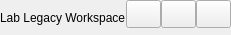
           <widget class="QFrame" name="contentTopBg">
            <property name="minimumSize">
             <size>
              <width>0</width>
              <height>35</height>
             </size>
            </property>
            <property name="maximumSize">
             <size>
              <width>16777215</width>
              <height>35</height>
             </size>
            </property>
            <property name="frameShape">
             <enum>QFrame::NoFrame</enum>
            </property>
            <property name="frameShadow">
             <enum>QFrame::Raised</enum>
            </property>
            <layout class="QHBoxLayout" name="horizontalLayout_5">
             <property name="spacing">
              <number>0</number>
             </property>
             <property name="leftMargin">
              <number>0</number>
             </property>
             <property name="topMargin">
              <number>0</number>
             </property>
             <property name="rightMargin">
              <number>0</number>
             </property>
             <property name="bottomMargin">
              <number>0</number>
             </property>
             <item>
              <widget class="QFrame" name="titleGripFrame">
               <property name="sizePolicy">
                <sizepolicy hsizetype="Expanding" vsizetype="Preferred">
                 <horstretch>0</horstretch>
                 <verstretch>0</verstretch>
                </sizepolicy>
               </property>
               <property name="frameShape">
                <enum>QFrame::NoFrame</enum>
               </property>
               <property name="frameShadow">
                <enum>QFrame::Raised</enum>
               </property>
               <layout class="QHBoxLayout" name="horizontalLayout_4">
                <property name="spacing">
                 <number>0</number>
                </property>
                <property name="leftMargin">
                 <number>0</number>
                </property>
                <property name="topMargin">
                 <number>0</number>
                </property>
                <property name="rightMargin">
                 <number>0</number>
                </property>
                <property name="bottomMargin">
                 <number>0</number>
                </property>
                <item>
                 <widget class="QLabel" name="titleRightInfo">
                  <property name="text">
                   <string>Lab Legacy Workspace</string>
                  </property>
                 </widget>
                </item>
               </layout>
              </widget>
             </item>
             <item alignment="Qt::AlignTop">
              <widget class="QFrame" name="rightButtons">
               <property name="frameShape">
                <enum>QFrame::NoFrame</enum>
               </property>
               <property name="frameShadow">
                <enum>QFrame::Raised</enum>
               </property>
               <layout class="QHBoxLayout" name="horizontalLayout_3">
                <property name="spacing">
                 <number>0</number>
                </property>
                <property name="leftMargin">
                 <number>0</number>
                </property>
                <property name="topMargin">
                 <number>0</number>
                </property>
                <property name="rightMargin">
                 <number>0</number>
                </property>
                <property name="bottomMargin">
                 <number>0</number>
                </property>
                <item>
                 <widget class="QPushButton" name="minimizeAppBtn">
                  <property name="minimumSize">
                   <size>
                    <width>35</width>
                    <height>28</height>
                   </size>
                  </property>
                  <property name="maximumSize">
                   <size>
                    <width>35</width>
                    <height>28</height>
                   </size>
                  </property>
                  <property name="cursor">
                   <cursorShape>PointingHandCursor</cursorShape>
                  </property>
                  <property name="text">
                   <string/>
                  </property>
                  <property name="icon">
                   <iconset resource="../resources/resources.qrc">
                    <normaloff>:/icons/icons/cil-minimise.png</normaloff>:/icons/icons/cil-minimise.png</iconset>
                  </property>
                 </widget>
                </item>
                <item>
                 <widget class="QPushButton" name="maximizeRestoreAppBtn">
                  <property name="minimumSize">
                   <size>
                    <width>35</width>
                    <height>28</height>
                   </size>
                  </property>
                  <property name="maximumSize">
                   <size>
                    <width>35</width>
                    <height>28</height>
                   </size>
                  </property>
                  <property name="cursor">
                   <cursorShape>PointingHandCursor</cursorShape>
                  </property>
                  <property name="text">
                   <string/>
                  </property>
                  <property name="icon">
                   <iconset resource="../resources/resources.qrc">
                    <normaloff>:/icons/icons/cil-maximise.png</normaloff>:/icons/icons/cil-maximise.png</iconset>
                  </property>
                 </widget>
                </item>
               </layout>
              </widget>
             </item>
             <item alignment="Qt::AlignTop">
              <widget class="QPushButton" name="closeAppBtn">
               <property name="minimumSize">
                <size>
                 <width>35</width>
                 <height>28</height>
                </size>
               </property>
               <property name="maximumSize">
                <size>
                 <width>35</width>
                 <height>28</height>
                </size>
               </property>
               <property name="cursor">
                <cursorShape>PointingHandCursor</cursorShape>
               </property>
               <property name="text">
                <string/>
               </property>
               <property name="icon">
                <iconset resource="../resources/resources.qrc">
                 <normaloff>:/icons/icons/cil-close.png</normaloff>:/icons/icons/cil-close.png</iconset>
               </property>
              </widget>
             </item>
            </layout>
           </widget>
